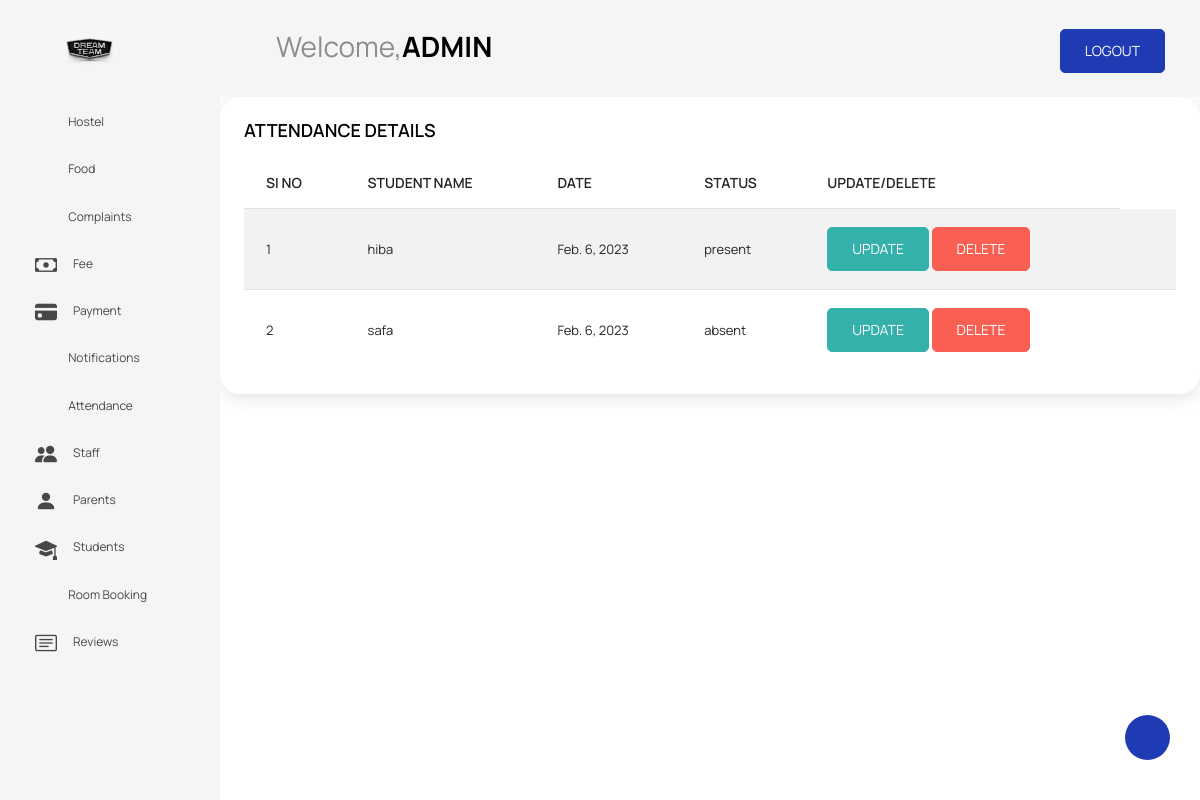
The app's page /view_attendance (signed in) with its own data.
### demo1app/models.py (models this page shows, shortened)
class Attendance(models.Model):
   studentname = models.ForeignKey(Student_registration,on_delete=models.CASCADE)
   date = models.DateField()
   status = models.CharField(max_length=100)

class Student_registration(models.Model):
    user = models.OneToOneField(Login_view,on_delete=models.CASCADE,related_name='student',null=True)
    name = models.CharField(max_length=200)
    reg_id = models.CharField(max_length=30)
    email = models.EmailField()
    phone_no = models.IntegerField()
    address = models.CharField(max_length=300)
    stud_image = models.ImageField(upload_to="images")
    approval_status = models.IntegerField(default=0)
    def __str__(self):
        return self.name

### demo1app/adminviews.py (the view)
# urls.py: path('view_attendance', adminviews.view_attendance, name='view_attendance'),
@login_required(login_url='login_page')
def view_attendance(request):
    data=Attendance.objects.all()
    return render(request, 'view_attendance.html', {'data': data})

### templates/view_attendance.html
{% extends 'admin_page.html' %}
{% load crispy_forms_tags %}
{% block content %}
<div class="col-lg-12 grid-margin stretch-card">
              <div class="card">
                <div class="card-body">
                  <h4 class="card-title">ATTENDANCE DETAILS</h4>
                  <div class="table-responsive">
                    <table class="table table-striped">
                      <thead>
                        <tr>
                          <th>SI NO</th>
                          <th>STUDENT NAME</th>
                          <th>DATE</th>
                            <th>STATUS</th>
                            <th>UPDATE/DELETE</th>
                        </tr>
                      </thead>
                      <tbody>
                      {% for i in data %}
                        <tr>
                          <td>{{forloop.counter}}</td>
                          <td>{{i.studentname}}</td>
                          <td>{{i.date}}</td>
                          <td>{{i.status}}</td>
                          <td><a class="btn btn-success" href="{% url 'attendance_update' i.id %}">UPDATE</a>
                          <a class="btn btn-danger" href="{% url 'attendance_delete' i.id %}">DELETE</a></td>
                          <td>
                          </td>
                        </tr>
                      {% endfor %}
                      </tbody>
                    </table>
                  </div>
                </div>
              </div>
</div>
  {% endblock %}

### records on screen
Attendance: studentname "hiba", date "Feb. 6, 2023", status "present"
Attendance: studentname "safa", date "Feb. 6, 2023", status "absent"
